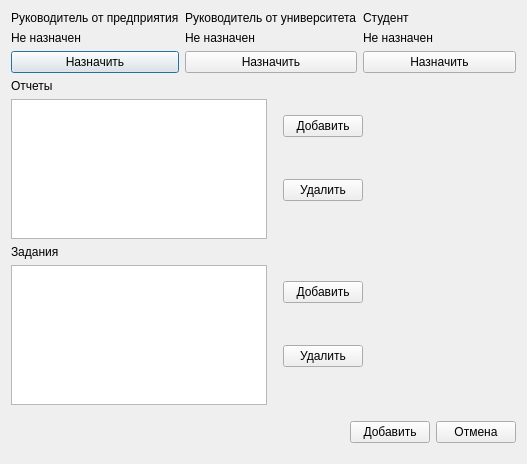
<?xml version="1.0" encoding="UTF-8"?>
<ui version="4.0">
 <class>PassingPracticeWindow</class>
 <widget class="QDialog" name="PassingPracticeWindow">
  <property name="geometry">
   <rect>
    <x>0</x>
    <y>0</y>
    <width>527</width>
    <height>464</height>
   </rect>
  </property>
  <property name="windowTitle">
   <string>Dialog</string>
  </property>
  <layout class="QVBoxLayout" name="verticalLayout_9">
   <item>
    <layout class="QHBoxLayout" name="horizontalLayout_4">
     <item>
      <layout class="QVBoxLayout" name="verticalLayout_7">
       <item>
        <widget class="QLabel" name="label_3">
         <property name="text">
          <string>Руководитель от предприятия</string>
         </property>
        </widget>
       </item>
       <item>
        <widget class="QLabel" name="labelHeadEmployer">
         <property name="text">
          <string>Не назначен</string>
         </property>
        </widget>
       </item>
       <item>
        <widget class="QPushButton" name="pushButtonHeadEmployer">
         <property name="text">
          <string>Назначить</string>
         </property>
        </widget>
       </item>
      </layout>
     </item>
     <item>
      <layout class="QVBoxLayout" name="verticalLayout_6">
       <item>
        <widget class="QLabel" name="label_5">
         <property name="text">
          <string>Руководитель от университета</string>
         </property>
        </widget>
       </item>
       <item>
        <widget class="QLabel" name="labelHeadUniversity">
         <property name="text">
          <string>Не назначен</string>
         </property>
        </widget>
       </item>
       <item>
        <widget class="QPushButton" name="pushButtonInserHeadUniversity">
         <property name="minimumSize">
          <size>
           <width>75</width>
           <height>0</height>
          </size>
         </property>
         <property name="text">
          <string>Назначить</string>
         </property>
        </widget>
       </item>
      </layout>
     </item>
     <item>
      <layout class="QVBoxLayout" name="verticalLayout_5">
       <item>
        <widget class="QLabel" name="label_11">
         <property name="text">
          <string>Студент</string>
         </property>
        </widget>
       </item>
       <item>
        <widget class="QLabel" name="labelStudent">
         <property name="text">
          <string>Не назначен</string>
         </property>
        </widget>
       </item>
       <item>
        <widget class="QPushButton" name="pushButtonInsertStudent">
         <property name="enabled">
          <bool>true</bool>
         </property>
         <property name="minimumSize">
          <size>
           <width>50</width>
           <height>0</height>
          </size>
         </property>
         <property name="text">
          <string>Назначить</string>
         </property>
        </widget>
       </item>
      </layout>
     </item>
    </layout>
   </item>
   <item>
    <layout class="QVBoxLayout" name="verticalLayout_8">
     <item>
      <layout class="QHBoxLayout" name="horizontalLayout">
       <item>
        <layout class="QVBoxLayout" name="verticalLayout_3">
         <item>
          <widget class="QLabel" name="label_2">
           <property name="text">
            <string>Отчеты</string>
           </property>
          </widget>
         </item>
         <item>
          <widget class="QTableView" name="tableViewReports">
           <attribute name="horizontalHeaderVisible">
            <bool>false</bool>
           </attribute>
           <attribute name="horizontalHeaderDefaultSectionSize">
            <number>1000</number>
           </attribute>
          </widget>
         </item>
        </layout>
       </item>
       <item>
        <spacer name="horizontalSpacer_4">
         <property name="orientation">
          <enum>Qt::Horizontal</enum>
         </property>
         <property name="sizeType">
          <enum>QSizePolicy::Fixed</enum>
         </property>
         <property name="sizeHint" stdset="0">
          <size>
           <width>10</width>
           <height>20</height>
          </size>
         </property>
        </spacer>
       </item>
       <item>
        <layout class="QVBoxLayout" name="verticalLayout">
         <item>
          <widget class="QPushButton" name="pushButtonInsertReport">
           <property name="text">
            <string>Добавить</string>
           </property>
          </widget>
         </item>
         <item>
          <widget class="QPushButton" name="pushButton_2">
           <property name="text">
            <string>Удалить</string>
           </property>
          </widget>
         </item>
        </layout>
       </item>
       <item>
        <spacer name="horizontalSpacer">
         <property name="orientation">
          <enum>Qt::Horizontal</enum>
         </property>
         <property name="sizeHint" stdset="0">
          <size>
           <width>40</width>
           <height>20</height>
          </size>
         </property>
        </spacer>
       </item>
      </layout>
     </item>
     <item>
      <layout class="QHBoxLayout" name="horizontalLayout_2">
       <item>
        <layout class="QVBoxLayout" name="verticalLayout_2">
         <item>
          <widget class="QLabel" name="label">
           <property name="text">
            <string>Задания</string>
           </property>
          </widget>
         </item>
         <item>
          <widget class="QTableView" name="tableViewTask">
           <attribute name="horizontalHeaderVisible">
            <bool>false</bool>
           </attribute>
           <attribute name="horizontalHeaderDefaultSectionSize">
            <number>1000</number>
           </attribute>
          </widget>
         </item>
        </layout>
       </item>
       <item>
        <spacer name="horizontalSpacer_5">
         <property name="orientation">
          <enum>Qt::Horizontal</enum>
         </property>
         <property name="sizeType">
          <enum>QSizePolicy::Fixed</enum>
         </property>
         <property name="sizeHint" stdset="0">
          <size>
           <width>10</width>
           <height>20</height>
          </size>
         </property>
        </spacer>
       </item>
       <item>
        <layout class="QVBoxLayout" name="verticalLayout_4">
         <item>
          <widget class="QPushButton" name="pushButtonInsertTask">
           <property name="text">
            <string>Добавить</string>
           </property>
          </widget>
         </item>
         <item>
          <widget class="QPushButton" name="pushButtonDeleteTask">
           <property name="text">
            <string>Удалить</string>
           </property>
          </widget>
         </item>
        </layout>
       </item>
       <item>
        <spacer name="horizontalSpacer_3">
         <property name="orientation">
          <enum>Qt::Horizontal</enum>
         </property>
         <property name="sizeHint" stdset="0">
          <size>
           <width>40</width>
           <height>20</height>
          </size>
         </property>
        </spacer>
       </item>
      </layout>
     </item>
    </layout>
   </item>
   <item>
    <spacer name="verticalSpacer">
     <property name="orientation">
      <enum>Qt::Vertical</enum>
     </property>
     <property name="sizeType">
      <enum>QSizePolicy::Fixed</enum>
     </property>
     <property name="sizeHint" stdset="0">
      <size>
       <width>20</width>
       <height>10</height>
      </size>
     </property>
    </spacer>
   </item>
   <item>
    <layout class="QHBoxLayout" name="horizontalLayout_3">
     <item>
      <spacer name="horizontalSpacer_2">
       <property name="orientation">
        <enum>Qt::Horizontal</enum>
       </property>
       <property name="sizeHint" stdset="0">
        <size>
         <width>40</width>
         <height>20</height>
        </size>
       </property>
      </spacer>
     </item>
     <item>
      <widget class="QPushButton" name="pushButtonAction">
       <property name="text">
        <string>Добавить</string>
       </property>
      </widget>
     </item>
     <item>
      <widget class="QPushButton" name="pushButtonOk">
       <property name="text">
        <string>Отмена</string>
       </property>
      </widget>
     </item>
    </layout>
   </item>
   <item>
    <spacer name="verticalSpacer_6">
     <property name="orientation">
      <enum>Qt::Vertical</enum>
     </property>
     <property name="sizeType">
      <enum>QSizePolicy::Fixed</enum>
     </property>
     <property name="sizeHint" stdset="0">
      <size>
       <width>20</width>
       <height>10</height>
      </size>
     </property>
    </spacer>
   </item>
  </layout>
 </widget>
 <resources/>
 <connections/>
</ui>
